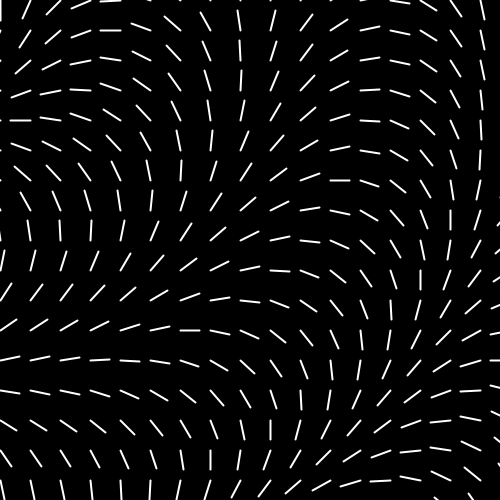
Frame 1 (no input)
Frame 60 (the mouse pressed at the canvas centre just before this capture): identical to frame 1, image omitted
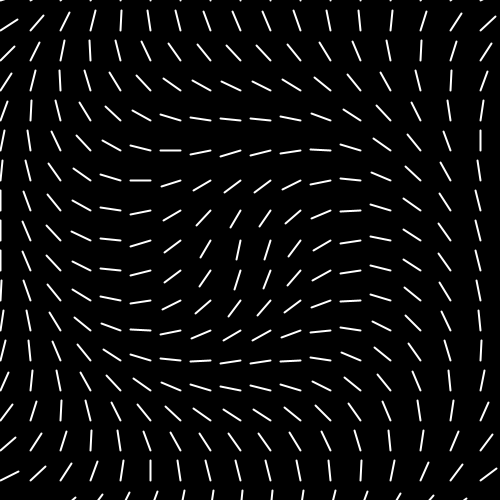
Frame 120 (the mouse held since frame 60 and released just before this capture)

The Processing sketch that drew these frames (run headless with seeded random() and noise(); from frame 60 on, the mouse is pressed at the canvas centre):

// Processing sketch: fur_wind
// ── fur_wind.pde

void setup() {
  size(500, 500);
  noStroke();
  background(0);
  rectMode(CENTER);
}

void draw() {

  background(0);
  stroke(255);
  noFill();

  strokeWeight(2);
  for (int y=0; y < 20; y++) {
    for (int x=0; x < 20; x++) {
      float cx = 30 * x;
      float cy = 30 * y;
      
      float d = dist(cx, cy, mouseX, mouseY);
      float r = map(d, 0, width, 0, TWO_PI);
      
      pushMatrix();
      translate(cx, cy);
      rotate(r);
      line(0, 0, 0, 20);
      popMatrix();
    }
  }
}
